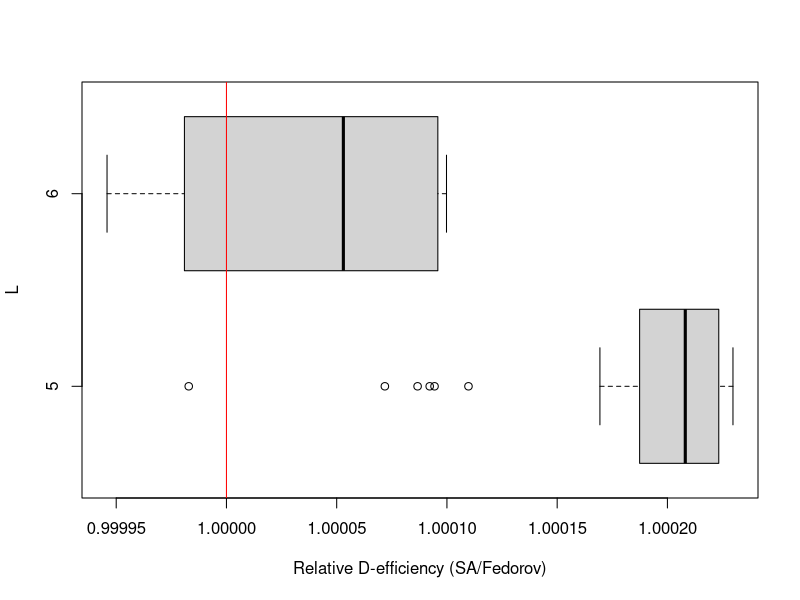

This figure's R source:
# Figure3.R

rm(list = ls()) # clear environment

# Set working directory to the root directory of the archive, e.g.,
# setwd("C:/Users/riosn/OneDrive/Desktop/DASHBusRCodeR1")

releffsL5 = read.csv("SA_rel_Deffs_n50_L5.csv")[,-1]
releffsL6 = read.csv("SA_rel_Deffs_n50_L6.csv")[,-1]

df_tmp = data.frame(efficiency = c(releffsL5, releffsL6),
                    L = c(rep("5",length(releffsL5)),
                          rep("6",length(releffsL6)))
)

boxplot(efficiency ~ L, data = df_tmp, horizontal = TRUE,
        xlab = "Relative D-efficiency (SA/Fedorov)")
abline(v = 1, col = "red")
